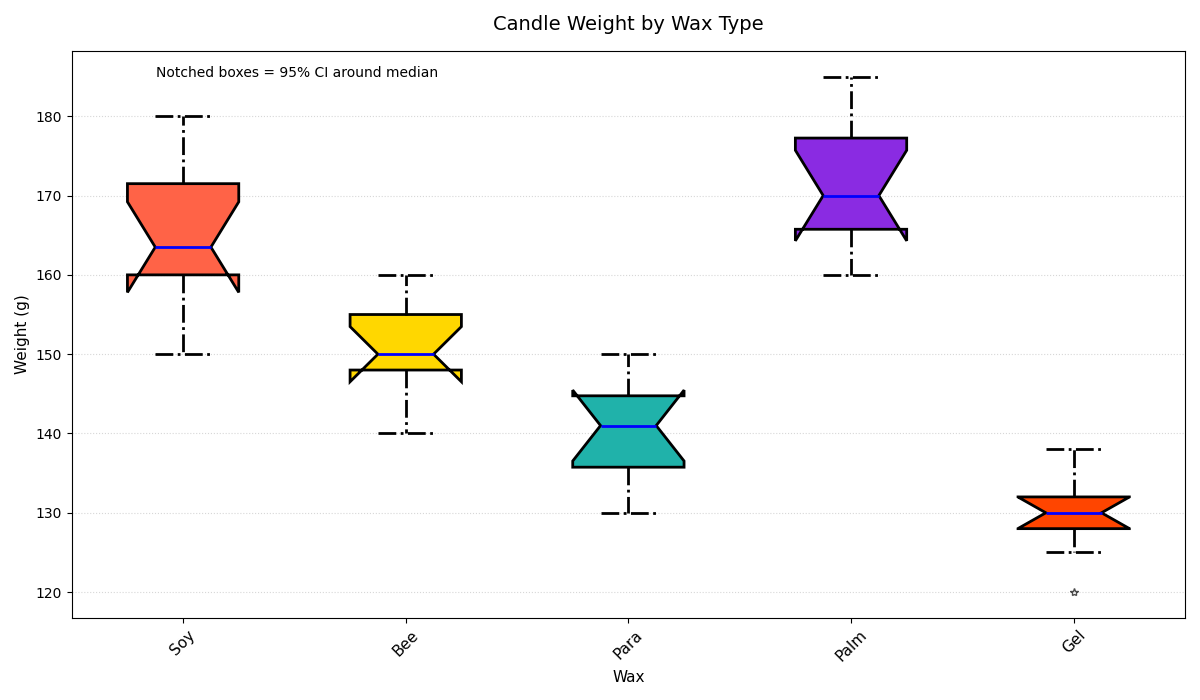

Write the Python code that produced this figure.
import matplotlib.pyplot as plt

wax_types = ['Soy', 'Bee', 'Para', 'Palm', 'Gel']

data = [
    [160, 150, 170, 155, 172, 162, 180, 165, 160, 175],
    [150, 140, 160, 145, 155, 148, 148, 158, 155, 150],
    [130, 142, 140, 138, 135, 150, 135, 145, 144, 148],
    [170, 180, 165, 178, 170, 160, 168, 175, 185, 165],
    [128, 135, 130, 132, 132, 120, 130, 125, 138, 128]
]

colors = ['#FF6347', '#FFD700', '#20B2AA', '#8A2BE2', '#FF4500']

fig, ax = plt.subplots(figsize=(12, 7))

bp = ax.boxplot(data, vert=True, patch_artist=True, notch=True,
                boxprops=dict(linewidth=2.0, linestyle='-.'),
                whiskerprops=dict(linewidth=2.0, linestyle='-.'),
                capprops=dict(linewidth=2.0, linestyle='-.'),
                medianprops=dict(color='blue', linewidth=2),
                flierprops=dict(marker='*', color='blue', alpha=0.7))

for patch, color in zip(bp['boxes'], colors):
    patch.set_facecolor(color)

ax.set_title('Candle Weight by Wax Type', fontsize=14, pad=15)
ax.set_ylabel('Weight (g)', fontsize=11)
ax.set_xlabel('Wax', fontsize=11)
ax.set_xticklabels(wax_types, fontsize=11, rotation=45)

ax.grid(axis='y', linestyle=':', alpha=0.5)

plt.figtext(0.13, 0.89, "Notched boxes = 95% CI around median", fontsize=10)

plt.tight_layout()
plt.show()
